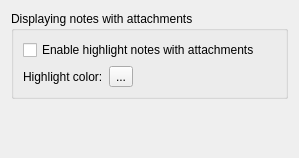
<?xml version="1.0" encoding="UTF-8"?>
<ui version="4.0">
 <class>AppConfigPage_Attach</class>
 <widget class="QWidget" name="AppConfigPage_Attach">
  <property name="geometry">
   <rect>
    <x>0</x>
    <y>0</y>
    <width>299</width>
    <height>158</height>
   </rect>
  </property>
  <property name="windowTitle">
   <string>Form</string>
  </property>
  <layout class="QVBoxLayout" name="verticalLayout_2">
   <item>
    <widget class="QGroupBox" name="decorBox">
     <property name="title">
      <string>Displaying notes with attachments</string>
     </property>
     <layout class="QVBoxLayout" name="verticalLayout">
      <item>
       <widget class="QCheckBox" name="enableRecordWithAttachHighlight">
        <property name="text">
         <string>Enable highlight notes with attachments</string>
        </property>
       </widget>
      </item>
      <item>
       <layout class="QHBoxLayout" name="colorLayout">
        <item>
         <widget class="QLabel" name="labelHighlightColor">
          <property name="text">
           <string>Highlight color:</string>
          </property>
         </widget>
        </item>
        <item>
         <widget class="QToolButton" name="buttonHighlightColor">
          <property name="text">
           <string>...</string>
          </property>
         </widget>
        </item>
        <item>
         <spacer name="horizontalSpacer">
          <property name="orientation">
           <enum>Qt::Horizontal</enum>
          </property>
          <property name="sizeHint" stdset="0">
           <size>
            <width>40</width>
            <height>20</height>
           </size>
          </property>
         </spacer>
        </item>
       </layout>
      </item>
     </layout>
    </widget>
   </item>
   <item>
    <spacer name="verticalSpacer">
     <property name="orientation">
      <enum>Qt::Vertical</enum>
     </property>
     <property name="sizeHint" stdset="0">
      <size>
       <width>20</width>
       <height>40</height>
      </size>
     </property>
    </spacer>
   </item>
  </layout>
 </widget>
 <resources/>
 <connections/>
</ui>
